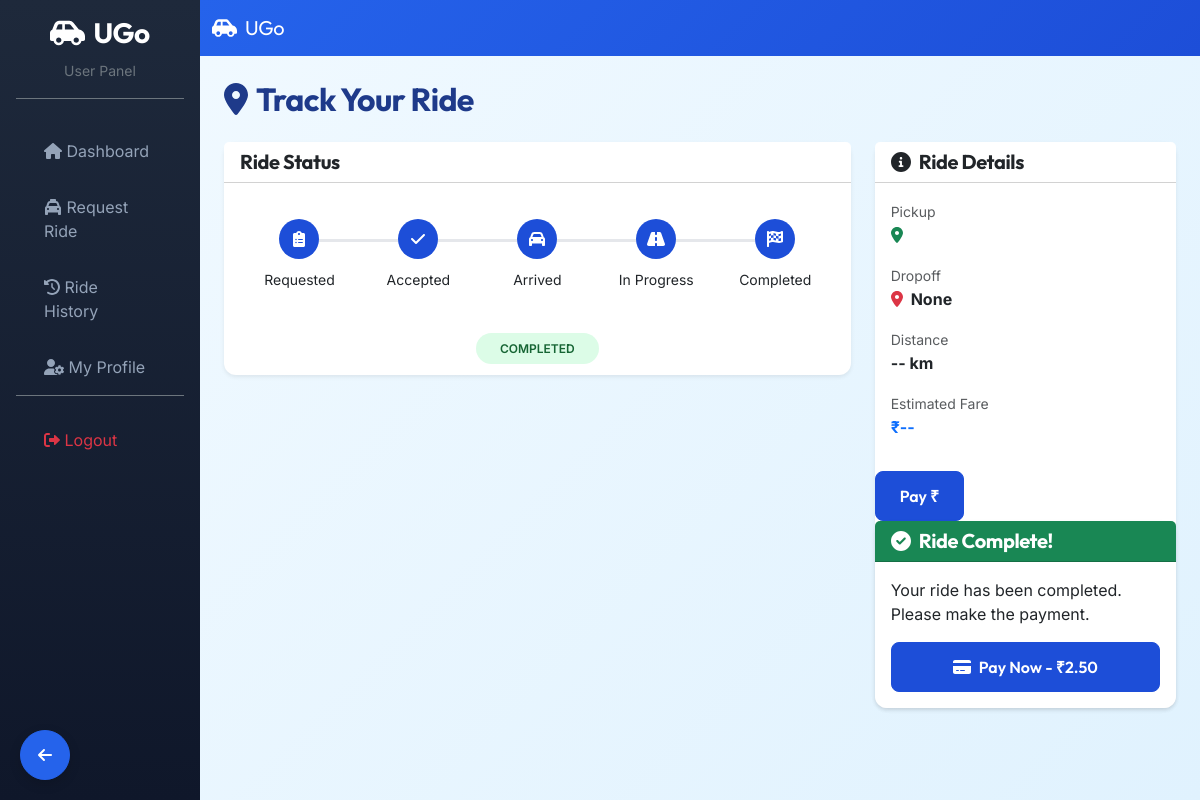
Page /user/ride/1/status/ (signed in) on the committed database.
### rides/models.py (models this page shows, shortened)
class Ride(models.Model):
    VEHICLE_TYPE_CHOICES = [
        ('mini', 'Mini'),
        ('sedan', 'Sedan'),
        ('suv', 'SUV'),
        ('hatchback', 'Hatchback'),
        ('luxury', 'Luxury'),
    ]
    STATUS_CHOICES = [
        ('requested', 'Requested'),
        ('accepted', 'Accepted'),
        ('arrived', 'Arrived'),
        ('in_progress', 'In Progress'),
        ('completed', 'Completed'),
        ('cancelled', 'Cancelled'),
        ('rejected', 'Rejected'),
    ]
    rider = models.ForeignKey(
        User, on_delete=models.CASCADE, related_name='rides'
    )
    driver = models.ForeignKey(
        User, on_delete=models.SET_NULL, null=True, blank=True,
        related_name='driver_rides'
    )
    pickup_location = models.CharField(max_length=255, blank=True, null=True)
    pickup_lat = models.FloatField(default=0.0)
    pickup_lng = models.FloatField(default=0.0)
    drop_address = models.CharField(max_length=255, blank=True, null=True)
    drop_lat = models.FloatField(default=0.0)
    drop_lng = models.FloatField(default=0.0)
    vehicle_type = models.CharField(
        max_length=20, choices=VEHICLE_TYPE_CHOICES, default='sedan'
    )
    matched_distance_km = models.FloatField(
        null=True, blank=True,
        help_text="Distance (km) between pickup and the matched driver at time of matching"
    )
    status = models.CharField(
        max_length=20, choices=STATUS_CHOICES, default='requested'
    )
    otp = models.CharField(max_length=6, null=True, blank=True)
    is_paid = models.BooleanField(default=False)
    distance_km = models.FloatField(null=True, blank=True)
    estimated_fare = models.FloatField(null=True, blank=True)
    actual_fare = models.DecimalField(
        max_digits=10, decimal_places=2, null=True, blank=True
    )
    notes = models.TextField(blank=True)
    requested_at = models.DateTimeField(auto_now_add=True)
    accepted_at = models.DateTimeField(null=True, blank=True)
    started_at = models.DateTimeField(null=True, blank=True)
    completed_at = models.DateTimeField(null=True, blank=True)
    created_at = models.DateTimeField(auto_now_add=True)

### rides/views.py (the view)
# urls.py: path('user/ride/<int:ride_id>/status/', views.user_ride_status, name='user_ride_status'),
@login_required
def user_ride_status(request, ride_id):
    ride = get_object_or_404(Ride, id=ride_id)
    return render(request, 'user/ride_status.html', {'ride': ride})

### templates/user/ride_status.html (shortened to what this page needs)
<!DOCTYPE html>
<html>
<head>
</head>
{% extends 'base.html' %}
{% block content %}
<nav class="navbar navbar-expand-lg navbar-dark" style="background: linear-gradient(135deg, #2563EB, #1d4ed8);">
    <div class="container-fluid">
        <a class="navbar-brand" href="#"><i class="fas fa-car-side me-2"></i>UGo</a>
    </div>
</nav>
<div class="p-4" style="background: linear-gradient(135deg, #f0f9ff, #e0f2fe); min-height: calc(100vh - 56px);">
    <h2 class="fw-bold mb-4"><i class="fas fa-map-marker-alt me-2"></i>Track Your Ride</h2>
    <div class="row">
        <div class="col-lg-8">
            <div class="card border-0 shadow-sm mb-4">
                <div class="card-header bg-white">
                    <h5 class="mb-0 fw-bold">Ride Status</h5>
                </div>
                <div class="card-body">
                    <div class="ride-status-stepper">
                        <div class="step {% if ride.status != 'requested' %}completed{% elif ride.status == 'requested' %}active{% endif %}">
                            <div class="step-icon">
                                <i class="fas fa-clipboard-list"></i>
                            </div>
                            <small>Requested</small>
                        </div>
                        <div class="step {% if ride.status in 'accepted arrived in_progress completed' %}completed{% elif ride.status == 'accepted' %}active{% endif %}">
                            <div class="step-icon">
                                <i class="fas fa-check"></i>
                            </div>
                            <small>Accepted</small>
                        </div>
                        <div class="step {% if ride.status in 'arrived in_progress completed' %}completed{% elif ride.status == 'arrived' %}active{% endif %}">
                            <div class="step-icon">
                                <i class="fas fa-car"></i>
                            </div>
                            <small>Arrived</small>
                        </div>
                        <div class="step {% if ride.status in 'in_progress completed' %}completed{% elif ride.status == 'in_progress' %}active{% endif %}">
                            <div class="step-icon">
                                <i class="fas fa-road"></i>
                            </div>
                            <small>In Progress</small>
                        </div>
                        <div class="step {% if ride.status == 'completed' %}completed{% endif %}">
                            <div class="step-icon">
                                <i class="fas fa-flag-checkered"></i>
                            </div>
                            <small>Completed</small>
                        </div>
                    </div>
                    <div class="text-center mt-4">
                        <span class="status-badge status-{{ ride.status }} px-4 py-2">{{ ride.status|upper }}</span>
                    </div>
                </div>
            </div>
        </div>
        <div class="col-lg-4">
            <div class="card border-0 shadow-sm mb-4">
                <div class="card-header bg-white">
                    <h5 class="mb-0 fw-bold"><i class="fas fa-info-circle me-2"></i>Ride Details</h5>
                </div>
                <div class="card-body">
                    <div class="mb-3">
                        <label class="text-muted small">Pickup</label>
                        <p class="fw-bold mb-0"><i class="fas fa-map-marker-alt text-success me-2"></i>{{ ride.pickup_location }}</p>
                    </div>
                    <div class="mb-3">
                        <label class="text-muted small">Dropoff</label>
                        <p class="fw-bold mb-0"><i class="fas fa-map-marker-alt text-danger me-2"></i>{{ ride.drop_address  }}</p>
                    </div>
                    <div class="mb-3">
                        <label class="text-muted small">Distance</label>
                        <p class="fw-bold mb-0">{{ ride.distance_km|default:"--" }} km</p>
                    </div>
                    <div class="mb-3">
                        <label class="text-muted small">Estimated Fare</label>
                        <p class="fw-bold mb-0 text-primary">₹{{ ride.estimated_fare|default:"--" }}</p>
                    </div>
            </div>
{% if ride.status == "completed" and not ride.is_paid %}
<form method="POST">
    <button name="make_payment" class="btn btn-success">
        Pay ₹{{ ride.fare }}
    </button>
</form>
{% endif %}
            {% if ride.status == 'completed' %}
            <div class="card border-0 shadow-sm">
                <div class="card-header bg-success text-white">
                    <h5 class="mb-0 fw-bold"><i class="fas fa-check-circle me-2"></i>Ride Complete!</h5>
                </div>
                <div class="card-body">
                    <p class="mb-3">Your ride has been completed. Please make the payment.</p>
                    <a href="{% url 'user_payment' ride.id %}" class="btn btn-success w-100">
                        <i class="fas fa-credit-card me-2"></i>Pay Now - ₹{{ ride.actual_fare|default:ride.estimated_fare }}
                    </a>
                </div>
            {% endif %}
        </div>
    </div>
</div>
{% endblock %}

### templates/base.html (style rules this page uses)
:root { --primary-color: #2563eb; --secondary-color: #1d4ed8; --accent-color: #60a5fa; --background-color: #F8FAFC; --surface-color: #FFFFFF; --text-primary: #1e3a8a; --text-secondary: #475569; --font-main: 'Inter', sans-serif; --font-display: 'Outfit', sans-serif; }
* { margin: 0; padding: 0; box-sizing: border-box; }
body { font-family: var(--font-main); background-color: var(--background-color); color: var(--text-primary); -webkit-font-smoothing: antialiased; -moz-osx-font-smoothing: grayscale; }
h1, h2, h3, h4, h5, h6, .navbar-brand, .v-label, .display-5 { font-family: var(--font-display); letter-spacing: -0.02em; }
.btn-success { background-color: var(--secondary-color); border-color: var(--secondary-color); }
.card { border: none; border-radius: 12px; box-shadow: 0 4px 6px -1px rgba(0, 0, 0, 0.1); transition: transform 0.2s, box-shadow 0.2s; }
.navbar { background: linear-gradient(135deg, var(--primary-color), #1d4ed8); }
.btn { border-radius: 8px; padding: 12px 24px; font-weight: 600; transition: all 0.3s; font-family: var(--font-display); }
.status-badge { padding: 6px 12px; border-radius: 20px; font-size: 12px; font-weight: 600; }
.status-completed { background: #dcfce7; color: #166534; }
.ride-status-stepper { display: flex; justify-content: space-between; align-items: center; padding: 20px 0; }
.step { text-align: center; flex: 1; position: relative; }
.step::after { content: ''; position: absolute; top: 20px; left: 50%; width: 100%; height: 3px; background: #e5e7eb; }
.step:last-child::after { display: none; }
.step-icon { width: 40px; height: 40px; border-radius: 50%; background: #e5e7eb; display: flex; align-items: center; justify-content: center; margin: 0 auto 8px; position: relative; z-index: 1; }
.step.completed .step-icon { background: var(--secondary-color); color: white; }

### rows in the picture
Ride: status "COMPLETED", drop_address "None", distance_km "--", estimated_fare "--", actual_fare "2.50"
